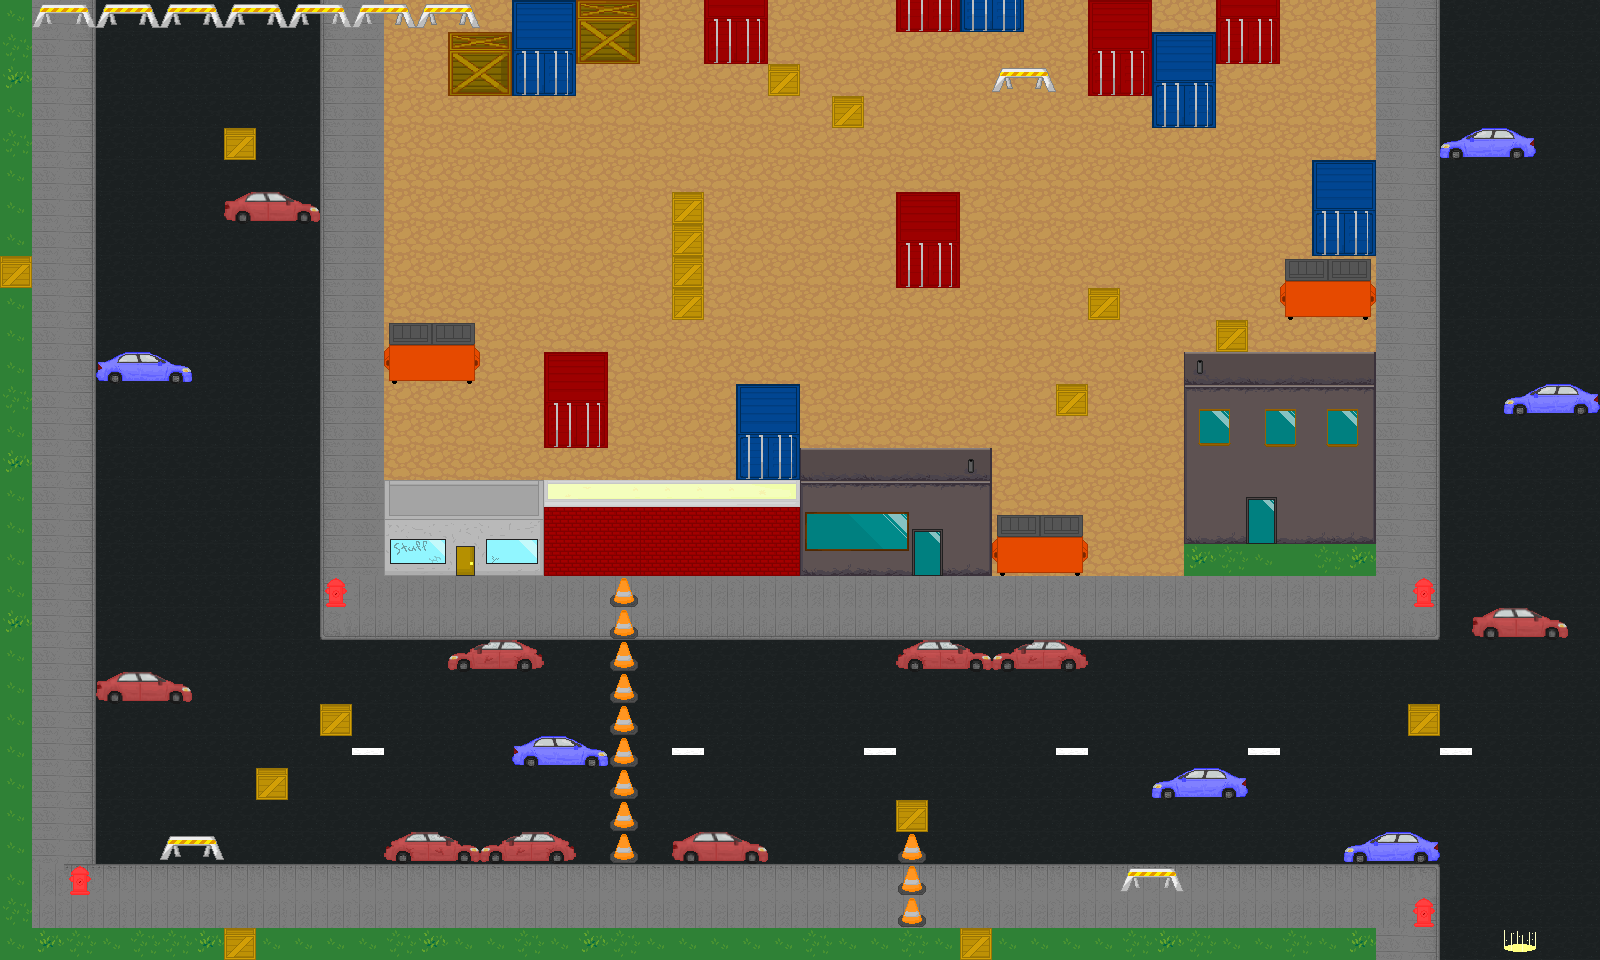

Rendered tile map (Tiled .tmx) drawn with the repository's tilesets; below, a short description and the map source with its tile grids summarised:
An orthogonal 50x30 tile map with 32x32 px tiles, 2 tile layers (Tile Layer 1, Tile Layer 2), 54 tilesets and 73 objects (8x EnemyEntity, 4x EnemyUp, player, me.LevelEntity).

<map version="1.0" orientation="orthogonal" renderorder="right-down" width="50" height="30" tilewidth="32" tileheight="32" backgroundcolor="#363636" nextobjectid="132">
 <tileset firstgid="1" name="house" tilewidth="32" tileheight="32">
  <image source="../img/map/house.png" trans="ff00ff" width="288" height="224" />
 </tileset>
 <tileset firstgid="64" name="grass" tilewidth="32" tileheight="32">
  <image source="../img/map/grass.png" trans="ff00ff" width="96" height="192" />
 </tileset>
 <tileset firstgid="82" name="asphault" tilewidth="32" tileheight="32">
  <image source="../img/map/asphault.png" trans="ff00ff" width="32" height="32" />
 </tileset>
 <tileset firstgid="83" name="dirt" tilewidth="32" tileheight="32">
  <image source="../img/map/dirt.png" trans="615c6f" width="32" height="32" />
 </tileset>
 <tileset firstgid="84" name="car_beat_up" tilewidth="32" tileheight="32">
  <image source="../img/map/car_beat_up.png" trans="1b2021" width="96" height="32" />
 </tileset>
 <tileset firstgid="87" name="car_beat_up_flip" tilewidth="32" tileheight="32">
  <image source="../img/map/car_beat_up_flip.png" trans="1b2021" width="96" height="32" />
 </tileset>
 <tileset firstgid="90" name="car2" tilewidth="32" tileheight="32">
  <image source="../img/map/car2.png" trans="1b2021" width="96" height="32" />
 </tileset>
 <tileset firstgid="93" name="car2_flip" tilewidth="32" tileheight="32">
  <image source="../img/map/car2_flip.png" trans="1b2021" width="96" height="32" />
 </tileset>
 <tileset firstgid="96" name="car1" tilewidth="32" tileheight="32">
  <image source="../img/map/car1.png" trans="1b2021" width="96" height="32" />
 </tileset>
 <tileset firstgid="99" name="container_blue" tilewidth="32" tileheight="32">
  <image source="../img/map/container_blue.png" trans="1b2021" width="64" height="96" />
 </tileset>
 <tileset firstgid="105" name="dumpster1" tilewidth="32" tileheight="32">
  <image source="../img/map/dumpster1.png" trans="1b2021" width="96" height="64" />
 </tileset>
 <tileset firstgid="111" name="building2" tilewidth="32" tileheight="32">
  <image source="../img/map/building2.png" trans="1b2021" width="160" height="96" />
 </tileset>
 <tileset firstgid="126" name="hydrant" tilewidth="32" tileheight="32">
  <image source="../img/map/hydrant.png" trans="1b2021" width="32" height="32" />
 </tileset>
 <tileset firstgid="127" name="crate1" tilewidth="32" tileheight="32">
  <image source="../img/map/crate1.png" trans="1b2021" width="32" height="32" />
 </tileset>
 <tileset firstgid="128" name="container_red" tilewidth="32" tileheight="32">
  <image source="../img/map/container_red.png" trans="1b2021" width="64" height="96" />
 </tileset>
 <tileset firstgid="134" name="sidewalk_path_side" tilewidth="32" tileheight="32">
  <image source="../img/map/sidewalk_path_side.png" trans="1b2021" width="32" height="32" />
 </tileset>
 <tileset firstgid="135" name="sidewalk_path" tilewidth="32" tileheight="32">
  <image source="../img/map/sidewalk_path.png" trans="1b2021" width="32" height="32" />
 </tileset>
 <tileset firstgid="136" name="sidewalk_end_top" tilewidth="32" tileheight="32">
  <image source="../img/map/sidewalk_end_top.png" trans="1b2021" width="32" height="32" />
 </tileset>
 <tileset firstgid="137" name="sidewalk_end_bottom" tilewidth="32" tileheight="32">
  <image source="../img/map/sidewalk_end_bottom.png" trans="1b2021" width="32" height="32" />
 </tileset>
 <tileset firstgid="138" name="sidewalk_end_bottomleft" tilewidth="32" tileheight="32">
  <image source="../img/map/sidewalk_end_bottomleft.png" trans="1b2021" width="32" height="32" />
 </tileset>
 <tileset firstgid="139" name="sidewalk_end_left" tilewidth="32" tileheight="32">
  <image source="../img/map/sidewalk_end_left.png" trans="1b2021" width="32" height="32" />
 </tileset>
 <tileset firstgid="140" name="sidewalk_end_bottomright" tilewidth="32" tileheight="32">
  <image source="../img/map/sidewalk_end_bottomright.png" trans="1b2021" width="32" height="32" />
 </tileset>
 <tileset firstgid="141" name="sidewalk_corner_bottom_left" tilewidth="32" tileheight="32">
  <image source="../img/map/sidewalk_corner_bottom_left.png" width="32" height="32" />
 </tileset>
 <tileset firstgid="142" name="sidewalk_corner_bottom_right" tilewidth="32" tileheight="32">
  <image source="../img/map/sidewalk_corner_bottom_right.png" width="32" height="32" />
 </tileset>
 <tileset firstgid="143" name="sidewalk_corner_top_left" tilewidth="32" tileheight="32">
  <image source="../img/map/sidewalk_corner_top_left.png" width="32" height="32" />
 </tileset>
 <tileset firstgid="144" name="sidewalk_corner_top_right" tilewidth="32" tileheight="32">
  <image source="../img/map/sidewalk_corner_top_right.png" width="32" height="32" />
 </tileset>
 <tileset firstgid="145" name="building1" tilewidth="32" tileheight="32">
  <image source="../img/map/building1.png" width="192" height="128" />
 </tileset>
 <tileset firstgid="169" name="cone" tilewidth="32" tileheight="32">
  <image source="../img/map/cone.png" width="32" height="32" />
 </tileset>
 <tileset firstgid="170" name="barrier" tilewidth="32" tileheight="32">
  <image source="../img/map/barrier.png" width="64" height="32" />
 </tileset>
 <tileset firstgid="172" name="box_big" tilewidth="32" tileheight="32">
  <image source="../img/map/box_big.png" width="64" height="64" />
 </tileset>
 <tileset firstgid="176" name="building3" tilewidth="32" tileheight="32">
  <image source="../img/map/building3.png" width="192" height="192" />
 </tileset>
 <tileset firstgid="212" name="chair1" tilewidth="32" tileheight="32">
  <image source="../img/map/chair1.png" width="32" height="32" />
 </tileset>
 <tileset firstgid="213" name="boxes" tilewidth="32" tileheight="32">
  <image source="../img/map/boxes.png" width="32" height="32" />
 </tileset>
 <tileset firstgid="214" name="street_line_horizontal" tilewidth="32" tileheight="32">
  <image source="../img/map/street_line_horizontal.png" width="32" height="32" />
 </tileset>
 <tileset firstgid="215" name="building_brick" tilewidth="32" tileheight="32">
  <image source="../img/map/building_brick.png" width="160" height="96" />
 </tileset>
 <tileset firstgid="230" name="building1" tilewidth="32" tileheight="32">
  <image source="../img/map/building1.png" width="192" height="128" />
 </tileset>
 <tileset firstgid="254" name="metal_top" tilewidth="32" tileheight="32">
  <image source="../img/map/metal_top.png" width="32" height="32" />
 </tileset>
 <tileset firstgid="255" name="barrel1" tilewidth="32" tileheight="32">
  <image source="../img/map/barrel1.png" width="32" height="32" />
 </tileset>
 <tileset firstgid="256" name="fence" tilewidth="32" tileheight="32">
  <image source="../img/map/fence.png" width="32" height="32" />
 </tileset>
 <tileset firstgid="257" name="metal_box" tilewidth="32" tileheight="32">
  <image source="../img/map/metal_box.png" width="32" height="32" />
 </tileset>
 <tileset firstgid="258" name="trash_can" tilewidth="32" tileheight="32">
  <image source="../img/map/trash_can.png" width="32" height="32" />
 </tileset>
 <tileset firstgid="259" name="hydrant" tilewidth="32" tileheight="32">
  <image source="../img/map/hydrant.png" width="32" height="32" />
 </tileset>
 <tileset firstgid="260" name="hydrant" tilewidth="32" tileheight="32">
  <image source="../img/map/hydrant.png" width="32" height="32" />
 </tileset>
 <tileset firstgid="261" name="building_brick" tilewidth="32" tileheight="32">
  <image source="../img/map/building_brick.png" width="160" height="96" />
 </tileset>
 <tileset firstgid="276" name="sidewalk_corner_bottom_left" tilewidth="32" tileheight="32">
  <image source="../img/map/sidewalk_corner_bottom_left.png" width="32" height="32" />
 </tileset>
 <tileset firstgid="277" name="sidewalk_corner_bottom_right" tilewidth="32" tileheight="32">
  <image source="../img/map/sidewalk_corner_bottom_right.png" width="32" height="32" />
 </tileset>
 <tileset firstgid="278" name="sidewalk_corner_top_left" tilewidth="32" tileheight="32">
  <image source="../img/map/sidewalk_corner_top_left.png" width="32" height="32" />
 </tileset>
 <tileset firstgid="279" name="sidewalk_corner_top_right" tilewidth="32" tileheight="32">
  <image source="../img/map/sidewalk_corner_top_right.png" width="32" height="32" />
 </tileset>
 <tileset firstgid="280" name="32x32grid" tilewidth="32" tileheight="32">
  <image source="../img/map/32x32grid.png" width="800" height="600" />
 </tileset>
 <tileset firstgid="730" name="area01_level_tiles" tilewidth="32" tileheight="32">
  <image source="../img/map/area01_level_tiles.png" width="640" height="241" />
 </tileset>
 <tileset firstgid="870" name="grass" tilewidth="32" tileheight="32">
  <image source="../img/map/grass.png" width="96" height="192" />
 </tileset>
 <tileset firstgid="888" name="house" tilewidth="32" tileheight="32">
  <image source="../img/map/house.png" width="288" height="224" />
 </tileset>
 <tileset firstgid="951" name="portal_strip6" tilewidth="32" tileheight="32">
  <image source="../img/map/portal_strip6.png" width="192" height="32" />
 </tileset>
 <tileset firstgid="957" name="portal" tilewidth="32" tileheight="32">
  <image source="../img/map/portal.png" width="32" height="32" />
 </tileset>
 <layer name="Tile Layer 1" width="50" height="30">
  <data>[1500 cells, 1500 non-empty, 118 distinct tile ids]</data>
 </layer>
 <objectgroup color="#0a00a4" name="Entities">
  <object id="54" name="player" x="64" y="32" width="32" height="32" />
  <object id="117" name="me.LevelEntity" x="1504" y="928" width="32" height="32">
   <properties>
    <property name="duration" value="250" />
    <property name="fade" value="#000000" />
    <property name="to" value="message2" />
   </properties>
  </object>
 </objectgroup>
 <objectgroup name="collision">
  <object id="1" x="512" y="0" width="64" height="96" />
  <object id="2" x="896" y="192" width="64" height="96" />
  <object id="3" x="832" y="96" width="32" height="32" />
  <object id="4" x="768" y="64" width="32" height="32" />
  <object id="5" x="672" y="192" width="32" height="128" />
  <object id="6" x="1056" y="384" width="32" height="32" />
  <object id="7" x="1088" y="288" width="32" height="32" />
  <object id="8" x="1216" y="320" width="32" height="32" />
  <object id="9" x="1152" y="32" width="64" height="96" />
  <object id="10" x="1280" y="256" width="96" height="64" />
  <object id="11" x="1440" y="128" width="96" height="32" />
  <object id="12" x="1504" y="384" width="96" height="32" />
  <object id="13" x="1472" y="608" width="96" height="32" />
  <object id="14" x="1408" y="576" width="32" height="32" />
  <object id="15" x="1408" y="896" width="32" height="32" />
  <object id="17" x="1344" y="832" width="96" height="32" />
  <object id="18" x="1408" y="704" width="32" height="32" />
  <object id="19" x="1152" y="768" width="96" height="32" />
  <object id="20" x="896" y="640" width="192" height="32" />
  <object id="21" x="896" y="800" width="32" height="32" />
  <object id="22" x="960" y="928" width="32" height="32" />
  <object id="23" x="224" y="928" width="32" height="32" />
  <object id="24" x="384" y="832" width="192" height="32" />
  <object id="25" x="512" y="736" width="96" height="32" />
  <object id="26" x="672" y="832" width="96" height="32" />
  <object id="27" x="448" y="640" width="96" height="32" />
  <object id="28" x="384" y="480" width="416" height="96" />
  <object id="29" x="992" y="512" width="96" height="64" />
  <object id="35" x="1184" y="352" width="192" height="192" />
  <object id="36" x="544" y="352" width="64" height="96" />
  <object id="37" x="384" y="320" width="96" height="64" />
  <object id="39" x="320" y="704" width="32" height="32" />
  <object id="40" x="320" y="576" width="32" height="32" />
  <object id="41" x="96" y="672" width="96" height="32" />
  <object id="42" x="256" y="768" width="32" height="32" />
  <object id="43" x="64" y="864" width="32" height="32" />
  <object id="44" x="96" y="352" width="96" height="32" />
  <object id="45" x="224" y="192" width="96" height="32" />
  <object id="46" x="224" y="128" width="32" height="32" />
  <object id="48" x="0" y="256" width="32" height="32" />
  <object id="49" x="0" y="-64" width="1600" height="64" />
  <object id="50" x="1600" y="0" width="64" height="960" />
  <object id="52" x="0" y="960" width="1600" height="64" />
  <object id="53" x="-64" y="0" width="64" height="960" />
  <object id="87" x="800" y="448" width="192" height="128" />
  <object id="91" x="608" y="576" width="32" height="288" />
  <object id="92" x="32" y="0" width="448" height="32" />
  <object id="93" x="448" y="32" width="64" height="64" />
  <object id="94" x="896" y="832" width="32" height="96" />
  <object id="101" x="992" y="64" width="64" height="32" />
  <object id="103" x="160" y="832" width="64" height="32" />
  <object id="104" x="1120" y="864" width="64" height="32" />
  <object id="106" x="704" y="0" width="64" height="64" />
  <object id="108" x="896" y="0" width="128" height="32" />
  <object id="109" x="1088" y="0" width="64" height="96" />
  <object id="111" x="1216" y="0" width="64" height="64" />
  <object id="112" x="1312" y="160" width="64" height="96" />
  <object id="113" x="736" y="384" width="64" height="96" />
  <object id="115" x="576" y="0" width="64" height="64" />
 </objectgroup>
 <objectgroup color="#a40002" name="Enemies">
  <object id="64" name="EnemyEntity" x="704" y="256" width="192" height="32" />
  <object id="72" name="EnemyEntity" x="992" y="448" width="192" height="32" />
  <object id="75" name="EnemyEntity" x="1088" y="704" width="320" height="32" />
  <object id="97" name="EnemyUp" x="800" y="608" width="32" height="352" />
  <object id="99" name="EnemyUp" x="640" y="32" width="32" height="416" />
  <object id="125" name="EnemyEntity" x="96" y="224" width="192" height="32" />
  <object id="126" name="EnemyEntity" x="352" y="128" width="192" height="32" />
  <object id="127" name="EnemyUp" x="224" y="448" width="32" height="224" />
  <object id="128" name="EnemyUp" x="992" y="128" width="32" height="224" />
  <object id="129" name="EnemyEntity" x="1408" y="224" width="160" height="32" />
  <object id="130" name="EnemyEntity" x="1408" y="480" width="160" height="32" />
  <object id="131" name="EnemyEntity" x="1056" y="896" width="256" height="32" />
 </objectgroup>
 <layer name="Tile Layer 2" width="50" height="30">
  <data>[1500 cells, 116 non-empty, 33 distinct tile ids]</data>
 </layer>
</map>
